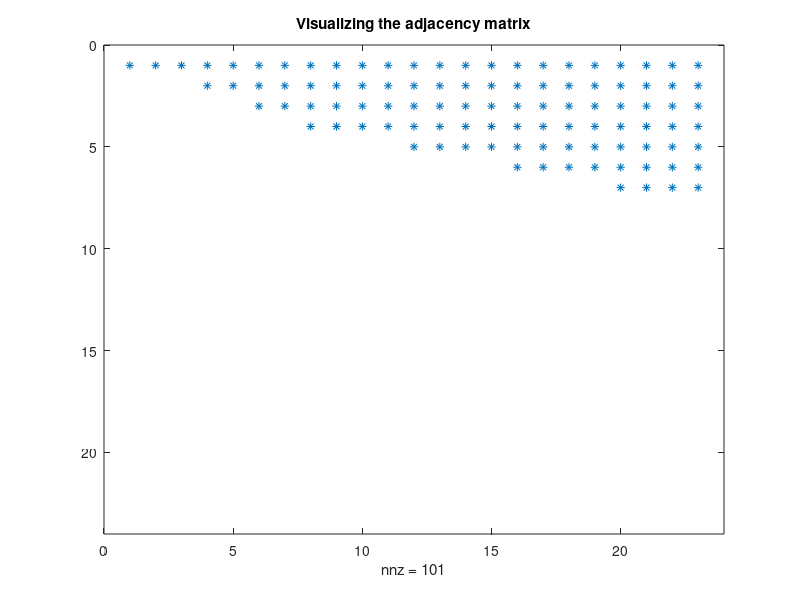
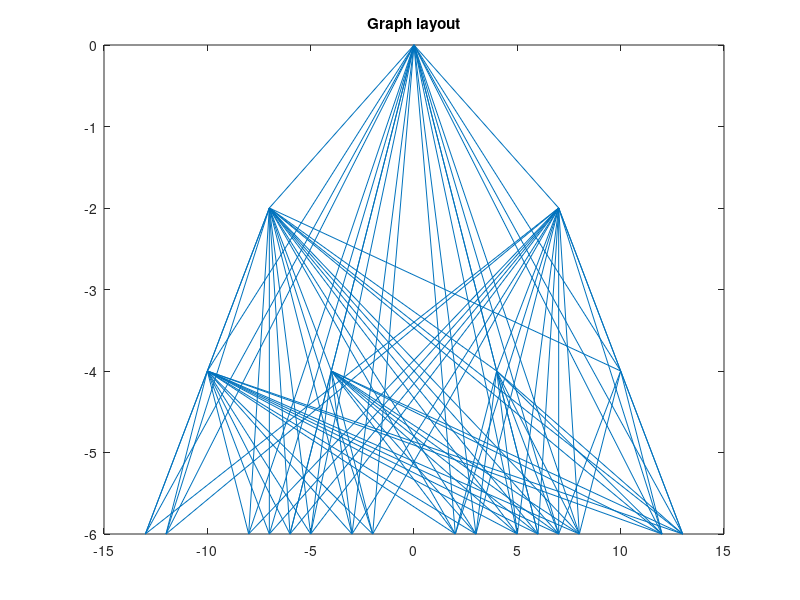

These charts were generated, in order, by the following MATLAB code: (Note: this script raises an error after producing the figures.)
%% Fully arborescent site : home linking every where : no siloing
warning('OFF'); %#ok<*WNOFF>
U={'home','meta_liste_produit1','meta_liste_produit2','liste_produit1','liste_produit2','liste_produit3','liste_produit4','fiche_produit1','fiche_produit2','fiche_produit3','fiche_produit4','fiche_produit5','fiche_produit6','fiche_produit7','fiche_produit8','fiche_produit9','fiche_produit10','fiche_produit11','fiche_produit12','fiche_produit13','fiche_produit14','fiche_produit15','fiche_produit16'};
coordinates = [...
    0,0;...
    -7,-2;...
    7,-2;...
    -10,-4;...
    -4,-4;...
    4,-4;...
    10,-4;...
    -13,-6;...
    -12,-6;...
    -8,-6;...
    -7,-6;...
    -6,-6;...
    -5,-6;...
    -3,-6;...
    -2,-6;...
    2,-6;...
    3,-6;...
    5,-6;...
    6,-6;...
    7,-6;...
    8,-6;...
    12,-6;...
    13,-6;...
    ];

G=[...
    1 1 1 1 1 1 1 1 1 1 1 1 1 1 1 1 1 1 1 1 1 1 1;...
    0 0 0 1 1 1 1 1 1 1 1 1 1 1 1 1 1 1 1 1 1 1 1;...
    0 0 0 0 0 1 1 1 1 1 1 1 1 1 1 1 1 1 1 1 1 1 1;...
    0 0 0 0 0 0 0 1 1 1 1 1 1 1 1 1 1 1 1 1 1 1 1;...
    0 0 0 0 0 0 0 0 0 0 0 1 1 1 1 1 1 1 1 1 1 1 1;...
    0 0 0 0 0 0 0 0 0 0 0 0 0 0 0 1 1 1 1 1 1 1 1;...
    0 0 0 0 0 0 0 0 0 0 0 0 0 0 0 0 0 0 0 1 1 1 1;...
    0 0 0 0 0 0 0 0 0 0 0 0 0 0 0 0 0 0 0 0 0 0 0;...
    0 0 0 0 0 0 0 0 0 0 0 0 0 0 0 0 0 0 0 0 0 0 0;...
    0 0 0 0 0 0 0 0 0 0 0 0 0 0 0 0 0 0 0 0 0 0 0;...
    0 0 0 0 0 0 0 0 0 0 0 0 0 0 0 0 0 0 0 0 0 0 0;...
    0 0 0 0 0 0 0 0 0 0 0 0 0 0 0 0 0 0 0 0 0 0 0;...
    0 0 0 0 0 0 0 0 0 0 0 0 0 0 0 0 0 0 0 0 0 0 0;...
    0 0 0 0 0 0 0 0 0 0 0 0 0 0 0 0 0 0 0 0 0 0 0;...
    0 0 0 0 0 0 0 0 0 0 0 0 0 0 0 0 0 0 0 0 0 0 0;...
    0 0 0 0 0 0 0 0 0 0 0 0 0 0 0 0 0 0 0 0 0 0 0;...
    0 0 0 0 0 0 0 0 0 0 0 0 0 0 0 0 0 0 0 0 0 0 0;...
    0 0 0 0 0 0 0 0 0 0 0 0 0 0 0 0 0 0 0 0 0 0 0;...
    0 0 0 0 0 0 0 0 0 0 0 0 0 0 0 0 0 0 0 0 0 0 0;...
    0 0 0 0 0 0 0 0 0 0 0 0 0 0 0 0 0 0 0 0 0 0 0;...
    0 0 0 0 0 0 0 0 0 0 0 0 0 0 0 0 0 0 0 0 0 0 0;...
    0 0 0 0 0 0 0 0 0 0 0 0 0 0 0 0 0 0 0 0 0 0 0;...
    0 0 0 0 0 0 0 0 0 0 0 0 0 0 0 0 0 0 0 0 0 0 0;...
    ];

%% Visualizing the adjacency matrix and the directed graph
figure;
spy(G)
title('Visualizing the adjacency matrix')
figure;
gplot(G,coordinates)
title('Graph layout')
gObj = biograph(G,U);
figure;
gObj = view(gObj); %#ok<*NASGU>
disp('Number of links inside the site :')
disp(sum(sum(G)))

%% Computing the page rank for the fully arborescent site : home linking every where
%pagerank;
pagerankbis(U,G);

%% Another configuration : siloing up to the home : link within branch only
G=[...
    1 1 1 1 1 1 1 1 1 1 1 1 1 1 1 1 1 1 1 1 1 1 1;...
    0 0 0 1 1 0 0 1 1 1 1 1 1 1 1 0 0 0 0 0 0 0 0;...
    0 0 0 0 0 1 1 0 0 0 0 0 0 0 0 1 1 1 1 1 1 1 1;...
    0 0 0 0 0 0 0 1 1 1 1 1 1 1 1 0 0 0 0 0 0 0 0;...
    0 0 0 0 0 0 0 1 1 1 1 1 1 1 1 0 0 0 0 0 0 0 0;...
    0 0 0 0 0 0 0 0 0 0 0 0 0 0 0 1 1 1 1 1 1 1 1;...
    0 0 0 0 0 0 0 0 0 0 0 0 0 0 0 1 1 1 1 1 1 1 1;...
    0 0 0 0 0 0 0 0 0 0 0 0 0 0 0 0 0 0 0 0 0 0 0;...
    0 0 0 0 0 0 0 0 0 0 0 0 0 0 0 0 0 0 0 0 0 0 0;...
    0 0 0 0 0 0 0 0 0 0 0 0 0 0 0 0 0 0 0 0 0 0 0;...
    0 0 0 0 0 0 0 0 0 0 0 0 0 0 0 0 0 0 0 0 0 0 0;...
    0 0 0 0 0 0 0 0 0 0 0 0 0 0 0 0 0 0 0 0 0 0 0;...
    0 0 0 0 0 0 0 0 0 0 0 0 0 0 0 0 0 0 0 0 0 0 0;...
    0 0 0 0 0 0 0 0 0 0 0 0 0 0 0 0 0 0 0 0 0 0 0;...
    0 0 0 0 0 0 0 0 0 0 0 0 0 0 0 0 0 0 0 0 0 0 0;...
    0 0 0 0 0 0 0 0 0 0 0 0 0 0 0 0 0 0 0 0 0 0 0;...
    0 0 0 0 0 0 0 0 0 0 0 0 0 0 0 0 0 0 0 0 0 0 0;...
    0 0 0 0 0 0 0 0 0 0 0 0 0 0 0 0 0 0 0 0 0 0 0;...
    0 0 0 0 0 0 0 0 0 0 0 0 0 0 0 0 0 0 0 0 0 0 0;...
    0 0 0 0 0 0 0 0 0 0 0 0 0 0 0 0 0 0 0 0 0 0 0;...
    0 0 0 0 0 0 0 0 0 0 0 0 0 0 0 0 0 0 0 0 0 0 0;...
    0 0 0 0 0 0 0 0 0 0 0 0 0 0 0 0 0 0 0 0 0 0 0;...
    0 0 0 0 0 0 0 0 0 0 0 0 0 0 0 0 0 0 0 0 0 0 0;...
    ];

%% Visualizing the adjacency matrix and the directed graph
figure;
spy(G)
title('Visualizing the adjacency matrix')
figure;
gplot(G,coordinates)
title('Graph layout')
gObj = biograph(G,U);
figure;
gObj = view(gObj); %#ok<*NASGU>
disp('Number of links inside the site :')
disp(sum(sum(G)))

%% Computing the page rank for the fully arborescent site : home linking every where
%pagerank;
pagerankbis(U,G);

%% Another configuration : siloing with reciprocating links
G=[...
    1 1 1 1 1 1 1 1 1 1 1 1 1 1 1 1 1 1 1 1 1 1 1;...
    1 0 0 1 1 0 0 1 1 1 1 1 1 1 1 0 0 0 0 0 0 0 0;...
    1 0 0 0 0 1 1 0 0 0 0 0 0 0 0 1 1 1 1 1 1 1 1;...
    1 1 0 0 0 0 0 1 1 1 1 1 1 1 1 0 0 0 0 0 0 0 0;...
    1 1 0 0 0 0 0 1 1 1 1 1 1 1 1 0 0 0 0 0 0 0 0;...
    1 0 1 0 0 0 0 0 0 0 0 0 0 0 0 1 1 1 1 1 1 1 1;...
    1 0 1 0 0 0 0 0 0 0 0 0 0 0 0 1 1 1 1 1 1 1 1;...
    1 1 0 1 0 0 0 0 0 0 0 0 0 0 0 0 0 0 0 0 0 0 0;...
    1 1 0 1 0 0 0 0 0 0 0 0 0 0 0 0 0 0 0 0 0 0 0;...
    1 1 0 1 0 0 0 0 0 0 0 0 0 0 0 0 0 0 0 0 0 0 0;...
    1 1 0 1 0 0 0 0 0 0 0 0 0 0 0 0 0 0 0 0 0 0 0;...
    1 1 0 0 1 0 0 0 0 0 0 0 0 0 0 0 0 0 0 0 0 0 0;...
    1 1 0 0 1 0 0 0 0 0 0 0 0 0 0 0 0 0 0 0 0 0 0;...
    1 1 0 0 1 0 0 0 0 0 0 0 0 0 0 0 0 0 0 0 0 0 0;...
    1 1 0 0 1 0 0 0 0 0 0 0 0 0 0 0 0 0 0 0 0 0 0;...
    1 0 1 0 0 1 0 0 0 0 0 0 0 0 0 0 0 0 0 0 0 0 0;...
    1 0 1 0 0 1 0 0 0 0 0 0 0 0 0 0 0 0 0 0 0 0 0;...
    1 0 1 0 0 1 0 0 0 0 0 0 0 0 0 0 0 0 0 0 0 0 0;...
    1 0 1 0 0 1 0 0 0 0 0 0 0 0 0 0 0 0 0 0 0 0 0;...
    1 0 1 0 0 0 1 0 0 0 0 0 0 0 0 0 0 0 0 0 0 0 0;...
    1 0 1 0 0 0 1 0 0 0 0 0 0 0 0 0 0 0 0 0 0 0 0;...
    1 0 1 0 0 0 1 0 0 0 0 0 0 0 0 0 0 0 0 0 0 0 0;...
    1 0 1 0 0 0 1 0 0 0 0 0 0 0 0 0 0 0 0 0 0 0 0;...
    ];

%% Visualizing the adjacency matrix and the directed graph
figure;
spy(G)
title('Visualizing the adjacency matrix')
figure;
gplot(G,coordinates)
title('Graph layout')
gObj = biograph(G,U);
figure;
gObj = view(gObj); %#ok<*NASGU>
disp('Number of links inside the site :')
disp(sum(sum(G)))

%% Computing the page rank for the siloing with reciprocating links
%pagerank;
pagerankbis(U,G);

%% Another configuration : linking every where with reciprocating links
G=[...
    1 1 1 1 1 1 1 1 1 1 1 1 1 1 1 1 1 1 1 1 1 1 1;...
    1 0 0 1 1 1 1 1 1 1 1 1 1 1 1 1 1 1 1 1 1 1 1;...
    1 0 0 0 0 1 1 1 1 1 1 1 1 1 1 1 1 1 1 1 1 1 1;...
    1 1 1 0 0 0 0 1 1 1 1 1 1 1 1 1 1 1 1 1 1 1 1;...
    1 1 1 0 0 0 0 0 0 0 0 1 1 1 1 1 1 1 1 1 1 1 1;...
    1 1 1 0 0 0 0 0 0 0 0 0 0 0 0 1 1 1 1 1 1 1 1;...
    1 1 1 0 0 0 0 0 0 0 0 0 0 0 0 0 0 0 0 1 1 1 1;...
    1 1 1 1 1 1 1 0 0 0 0 0 0 0 0 0 0 0 0 0 0 0 0;...
    1 1 1 1 1 1 1 0 0 0 0 0 0 0 0 0 0 0 0 0 0 0 0;...
    1 1 1 1 1 1 1 0 0 0 0 0 0 0 0 0 0 0 0 0 0 0 0;...
    1 1 1 1 1 1 1 0 0 0 0 0 0 0 0 0 0 0 0 0 0 0 0;...
    1 1 1 1 1 1 1 0 0 0 0 0 0 0 0 0 0 0 0 0 0 0 0;...
    1 1 1 1 1 1 1 0 0 0 0 0 0 0 0 0 0 0 0 0 0 0 0;...
    1 1 1 1 1 1 1 0 0 0 0 0 0 0 0 0 0 0 0 0 0 0 0;...
    1 1 1 1 1 1 1 0 0 0 0 0 0 0 0 0 0 0 0 0 0 0 0;...
    1 1 1 1 1 1 1 0 0 0 0 0 0 0 0 0 0 0 0 0 0 0 0;...
    1 1 1 1 1 1 1 0 0 0 0 0 0 0 0 0 0 0 0 0 0 0 0;...
    1 1 1 1 1 1 1 0 0 0 0 0 0 0 0 0 0 0 0 0 0 0 0;...
    1 1 1 1 1 1 1 0 0 0 0 0 0 0 0 0 0 0 0 0 0 0 0;...
    1 1 1 1 1 1 1 0 0 0 0 0 0 0 0 0 0 0 0 0 0 0 0;...
    1 1 1 1 1 1 1 0 0 0 0 0 0 0 0 0 0 0 0 0 0 0 0;...
    1 1 1 1 1 1 1 0 0 0 0 0 0 0 0 0 0 0 0 0 0 0 0;...
    1 1 1 1 1 1 1 0 0 0 0 0 0 0 0 0 0 0 0 0 0 0 0;...
    ];

%% Visualizing the adjacency matrix and the directed graph
figure;
spy(G)
title('Visualizing the adjacency matrix')
figure;
gplot(G,coordinates)
title('Graph layout')
gObj = biograph(G,U);
figure;
gObj = view(gObj); %#ok<*NASGU>
disp('Number of links inside the site :')
disp(sum(sum(G)))

%% Computing the page rank for the fully arborescent site : home linking every where
%pagerank;
pagerankbis(U,G);